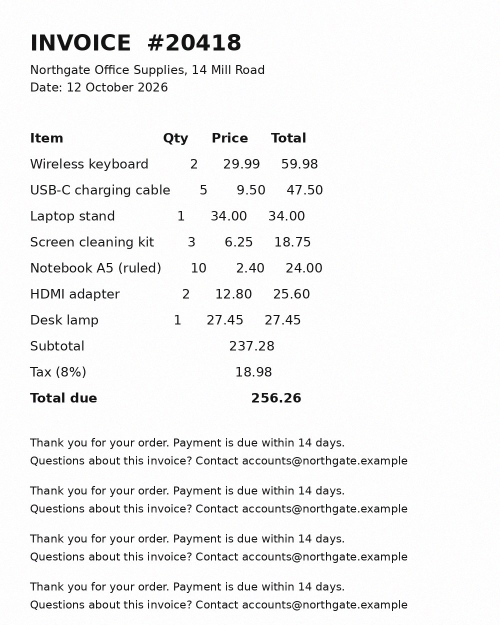
#> input picture sample_images/01_sharp_good.jpg, 1000 x 1250 px (shown at 1/2 size)
$ python -i quality_checker.py   (imports and definitions only)
#> lines starting #> are read from the running program, lines starting #| are printed output that depends on the picture
"""Image quality checks for text extraction (OCR).

Three checks, each returning PASS, WARNING or FAIL with a plain reason:
  1. Blur        : variance of the Laplacian (higher = sharper)
  2. Brightness  : mean grey level, with a contrast guard for dark-mode images
  3. Resolution  : length of the shorter side in pixels

The overall verdict is the worst of the three.
Only Pillow and NumPy are used, so the app deploys easily on free platforms.
"""
from dataclasses import dataclass, field

import numpy as np
from PIL import Image, ImageFilter, ImageOps

PASS, WARNING, FAIL = "PASS", "WARNING", "FAIL"
_ORDER = {PASS: 0, WARNING: 1, FAIL: 2}

# Thresholds tuned on the 12 images in sample_images/ (see README).
THRESHOLDS = {
    # Blur: Laplacian variance, measured after scaling to at most 1000 px wide,
    # a light denoise and a contrast stretch. Higher = sharper.
    "blur_fail": 60.0,
    "blur_warn": 250.0,
    # Brightness: mean grey level (0 = black, 255 = white).
    "dark_fail": 60.0,
    "dark_warn": 100.0,
    "bright_warn": 215.0,
    # Contrast range = 99.5th minus 0.5th percentile of grey levels.
    # A wide range means text is readable even if the average is dark
    # (dark-mode screenshots), so brightness is not penalised then.
    "contrast_ok": 150.0,
    "contrast_warn": 100.0,
    "contrast_fail": 60.0,
    # Resolution: shorter side in pixels.
    "res_fail": 400,
    "res_warn": 700,
}

ANALYSIS_WIDTH = 1000  # big images are scaled down so blur scores are comparable


@dataclass
class Check:
    name: str
    status: str
    value: float
    reason: str


@dataclass
class Report:
    overall: str
    checks: list = field(default_factory=list)
    width: int = 0
    height: int = 0

    @property
    def reasons(self):
        return [c.reason for c in self.checks if c.status != PASS]


def _worst(statuses):
    return max(statuses, key=lambda s: _ORDER[s])


def _to_gray(img):
    img = ImageOps.exif_transpose(img)  # respect phone photo rotation
    if img.mode in ("RGBA", "LA", "P"):
        img = img.convert("RGBA")
        background = Image.new("RGBA", img.size, (255, 255, 255, 255))
        img = Image.alpha_composite(background, img)
    return img.convert("L")


def laplacian_variance(gray):
    """Variance of the 4-neighbour Laplacian, computed with NumPy only."""
    a = np.asarray(gray, dtype=np.float32)
    lap = (
        -4 * a[1:-1, 1:-1]
        + a[:-2, 1:-1]
        + a[2:, 1:-1]
        + a[1:-1, :-2]
        + a[1:-1, 2:]
    )
    return float(lap.var())


def check_blur(gray, t=THRESHOLDS):
    w, h = gray.size
    if w > ANALYSIS_WIDTH:
        gray = gray.resize((ANALYSIS_WIDTH, round(h * ANALYSIS_WIDTH / w)), Image.LANCZOS)
    # Light denoise first so camera noise is not mistaken for sharp edges,
    # then stretch contrast so dark or washed-out images are scored fairly.
    gray = gray.filter(ImageFilter.GaussianBlur(1.0))
    score = laplacian_variance(ImageOps.autocontrast(gray, cutoff=0.5))
    if score < t["blur_fail"]:
        return Check("Blur", FAIL, score, "The image is very blurry, so the text edges are lost.")
    if score < t["blur_warn"]:
        return Check("Blur", WARNING, score, "The image is slightly blurry and some characters may be misread.")
    return Check("Blur", PASS, score, "The image is sharp.")


def check_brightness(gray, t=THRESHOLDS):
    arr = np.asarray(gray, dtype=np.float32)
    mean = float(arr.mean())
    lo, hi = np.percentile(arr, [0.5, 99.5])
    spread = float(hi - lo)

    if spread >= t["contrast_ok"]:
        return Check("Brightness", PASS, mean, "Lighting and contrast are good.")
    if mean < t["dark_fail"]:
        return Check("Brightness", FAIL, mean, "The image is too dark to read the text.")
    if mean > t["bright_warn"] and spread < t["contrast_fail"]:
        return Check("Brightness", FAIL, mean, "The image is overexposed and the text is washed out.")
    if spread < t["contrast_fail"]:
        return Check("Brightness", FAIL, mean, "Contrast is far too low: the text barely stands out from the background.")
    if mean < t["dark_warn"]:
        return Check("Brightness", WARNING, mean, "The image is quite dark and faint text may be missed.")
    if mean > t["bright_warn"] and spread < t["contrast_warn"]:
        return Check("Brightness", WARNING, mean, "The image is very bright and thin text may fade out.")
    if spread < t["contrast_warn"]:
        return Check("Brightness", WARNING, mean, "Contrast is low, so the text may be hard to separate from the background.")
    return Check("Brightness", PASS, mean, "Lighting and contrast are good.")


def check_resolution(size, t=THRESHOLDS):
    short = min(size)
    if short < t["res_fail"]:
        return Check("Resolution", FAIL, short, f"The image is only {size[0]}x{size[1]} px, too small for reliable text extraction.")
    if short < t["res_warn"]:
        return Check("Resolution", WARNING, short, f"The image is {size[0]}x{size[1]} px, small text may not be readable.")
    return Check("Resolution", PASS, short, f"The resolution ({size[0]}x{size[1]} px) is enough.")


def analyze(img, thresholds=THRESHOLDS):
    """Run all checks on a PIL image and return a Report."""
    gray = _to_gray(img)
    checks = [
        check_blur(gray, thresholds),
        check_brightness(gray, thresholds),
        check_resolution(gray.size, thresholds),
    ]
    return Report(
        overall=_worst([c.status for c in checks]),
        checks=checks,
        width=gray.size[0],
        height=gray.size[1],
    )

>>> from PIL import Image
>>> picture = Image.open('sample_images/01_sharp_good.jpg')
#> picture is the input picture: PIL image 1000x1250 RGB; mean R, G, B 242.8, 242.8, 242.8
>>> result = analyze(picture)
#> in laplacian_variance, `a = np.asarray(gray, dtype=np.float32)`:
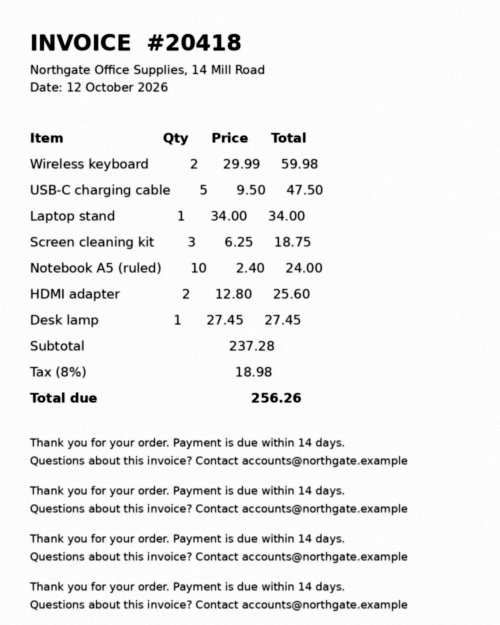
#> a: shape (1250, 1000) float32 (shown at 1/2 size); min 0, max 255, mean 239.1
#> in laplacian_variance, `lap = ( -4 * a[1:-1, 1:-1] + a[:-2, 1:-1] + a[2:, 1:-1] + a[1:-1, :-2]..`:
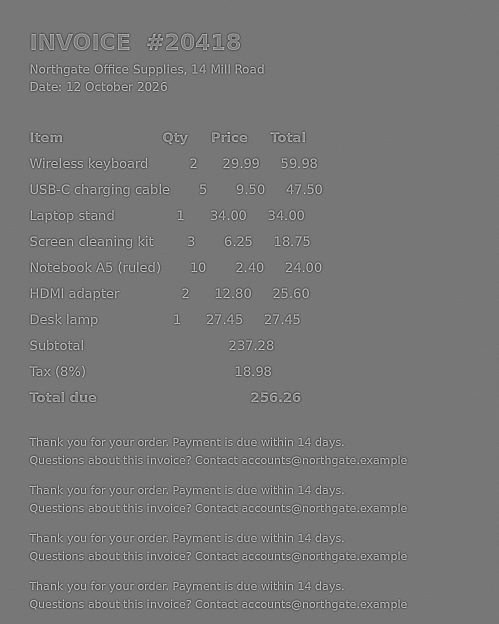
#> lap: shape (1248, 998) float32 (shown at 1/2 size); min -155, max 176, mean 0; drawn with min black and max white
#> in check_blur, `score = laplacian_variance(ImageOps.autocontrast(gray, cutoff=0.5))`: score = 476.6
#> in check_brightness, `mean = float(arr.mean())`: mean = 242.8
#> in check_brightness, `lo, hi = np.percentile(arr, [0.5, 99.5])`: lo = 15; hi = 255
#> in check_brightness, `spread = float(hi - lo)`: spread = 240
#> in check_resolution, `short = min(size)`: short = 1000

$ run again, on sample_images/02_sharp_high_res.jpg
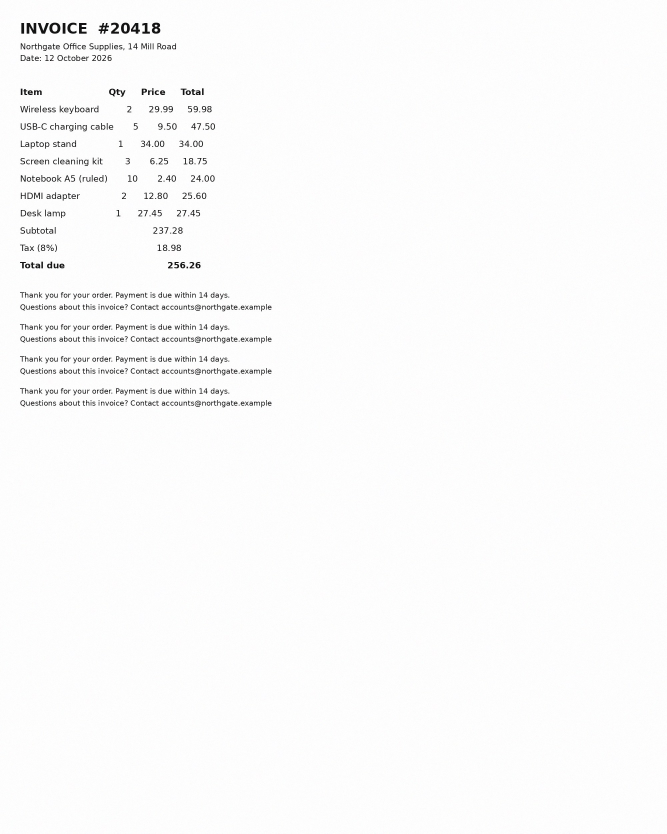
#> input picture sample_images/02_sharp_high_res.jpg, 2000 x 2500 px (shown at 1/3 size)
#> picture is the input picture: PIL image 2000x2500 RGB; mean R, G, B 250.6, 250.6, 250.6
#> in laplacian_variance, `a = np.asarray(gray, dtype=np.float32)`:
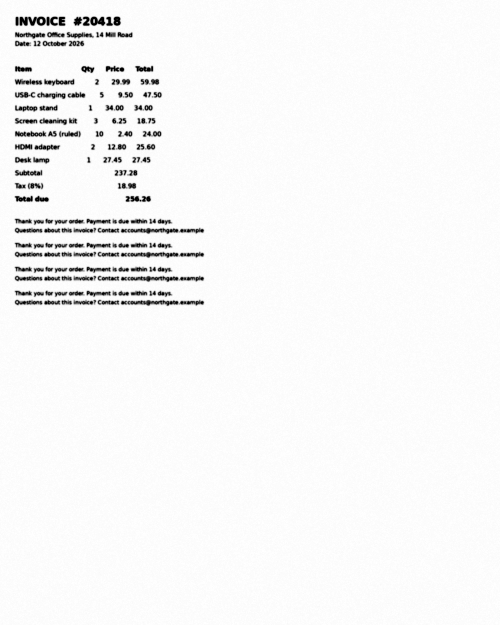
#> a: shape (1250, 1000) float32 (shown at 1/2 size); min 0, max 255, mean 246.3
#> in laplacian_variance, `lap = ( -4 * a[1:-1, 1:-1] + a[:-2, 1:-1] + a[2:, 1:-1] + a[1:-1, :-2]..`:
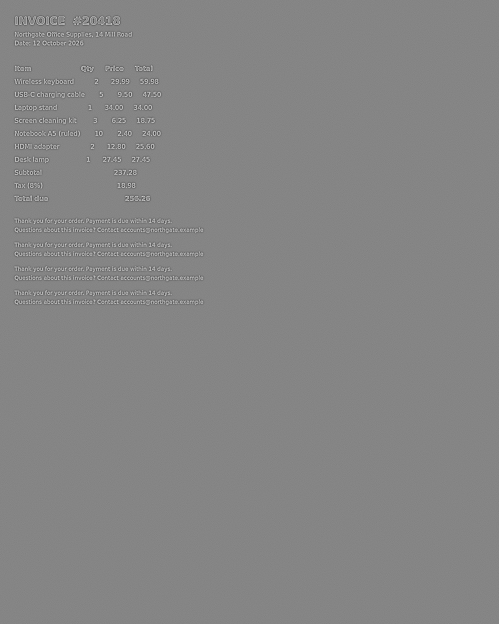
#> lap: shape (1248, 998) float32 (shown at 1/2 size); min -301, max 275, mean 0; drawn with min black and max white
#> score = 313.6
#> mean = 250.6
#> lo = 22; hi = 255
#> spread = 233
#> short = 2000
